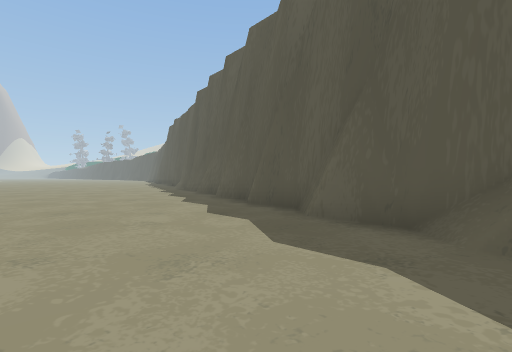
View 1 (above)

22 first-person views from a walk through a 3-D level made in the Unity game engine. The camera is 1.2 m above the floor, looks level and sees 85° across. The floor is counted in squares, 2 m on a side. Each view is taken from the middle of a square. On the plan, view 1 faces up. The plan holds only what a view shows up to about 9 squares ahead; the rest is blank. The place goes on beyond the plan. Some surface patterns are stand-ins.

View 2
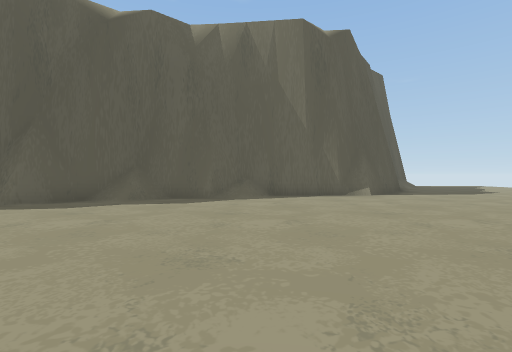

View 3
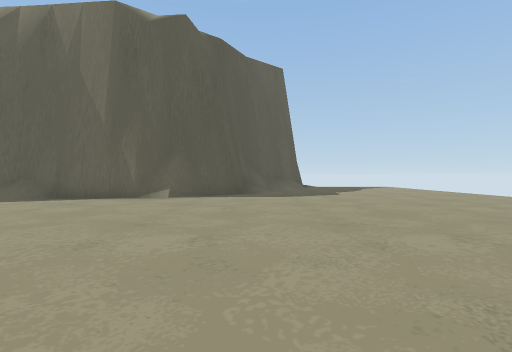

View 4
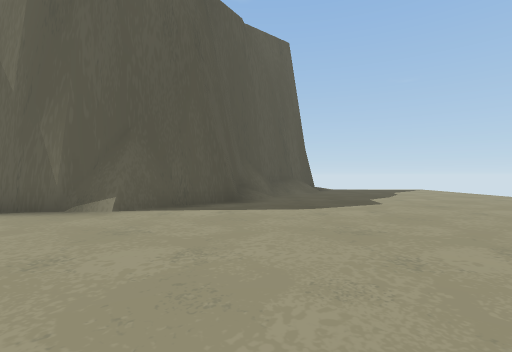

View 5
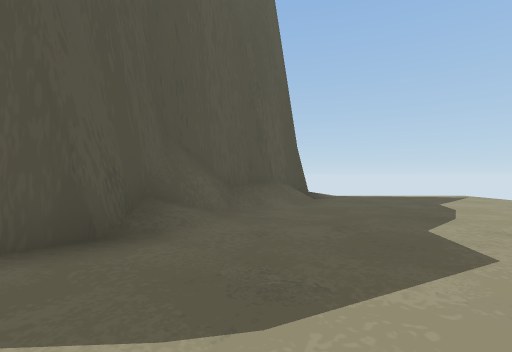

View 6
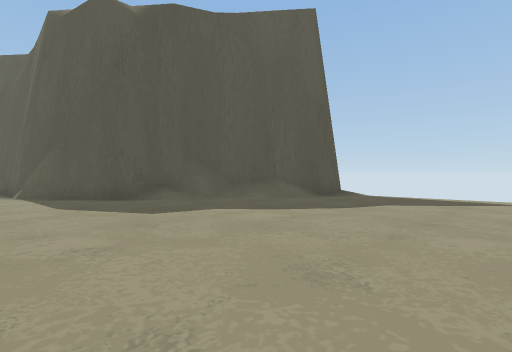

View 7
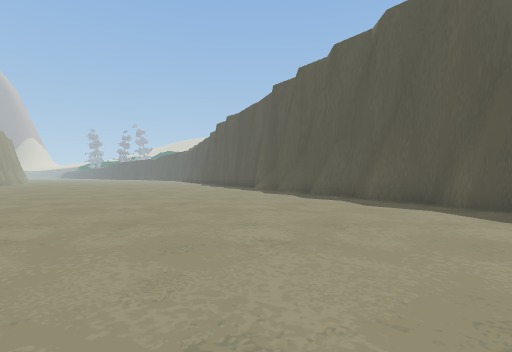

View 8
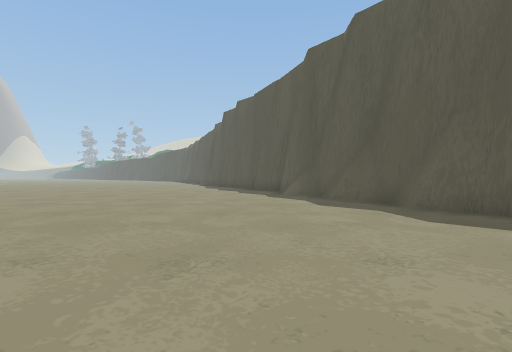

View 9
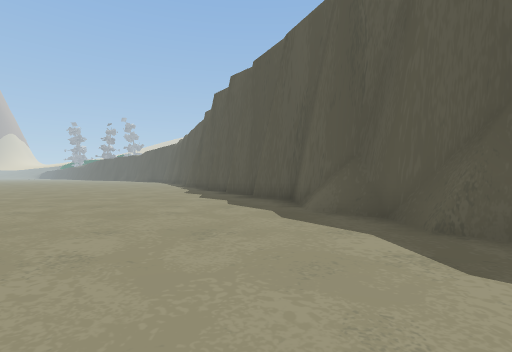

View 10
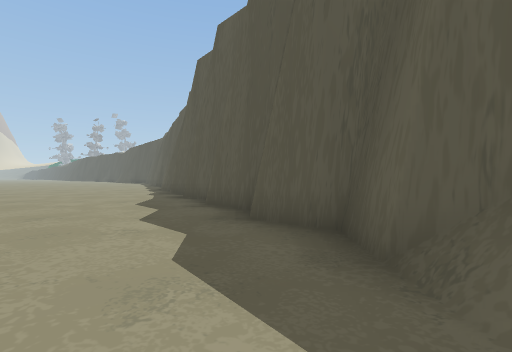

View 11
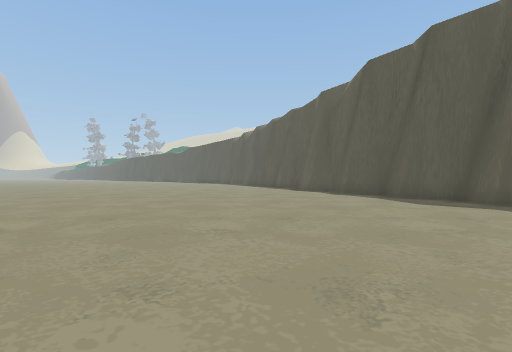

View 12
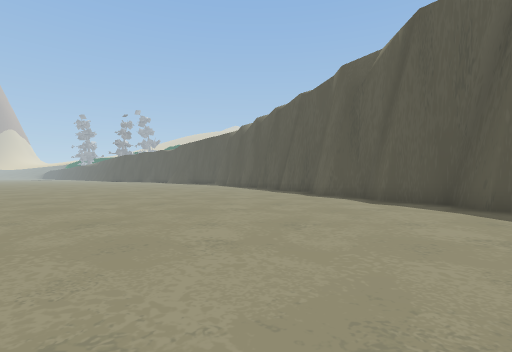

View 13
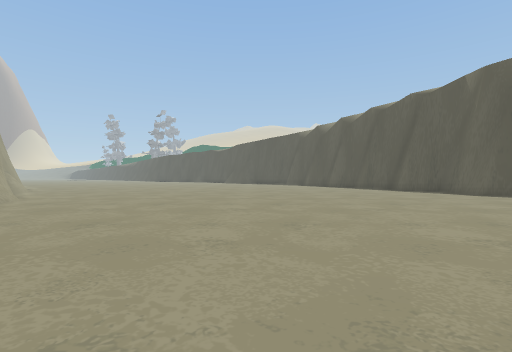

View 14
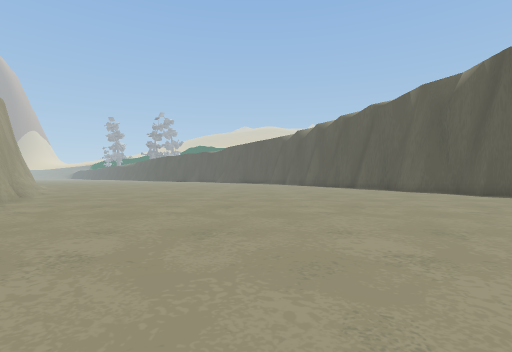

View 15
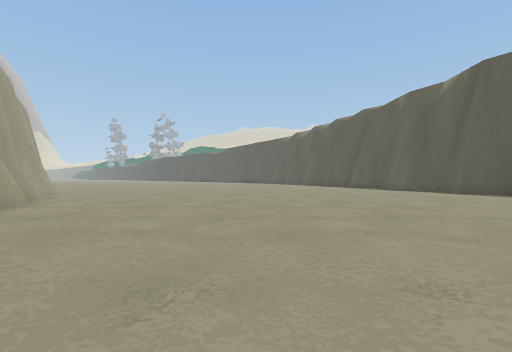

View 16
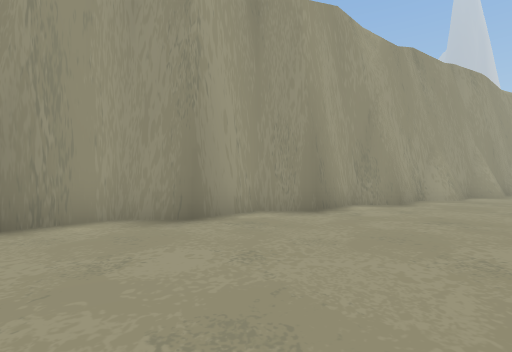

View 17
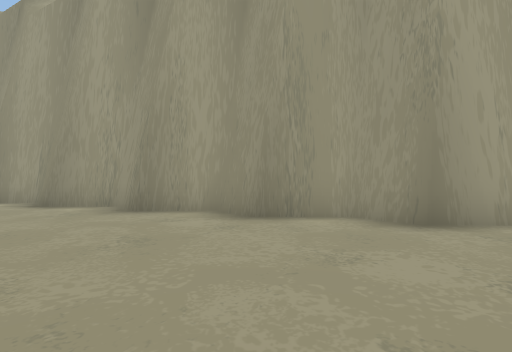

View 18
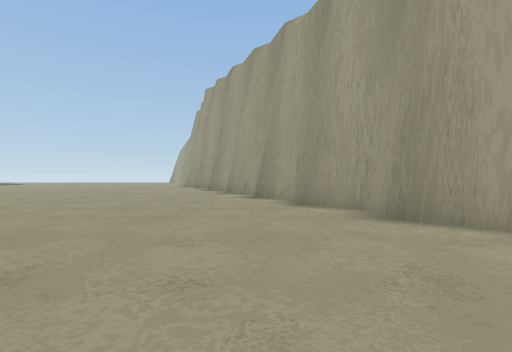

View 19
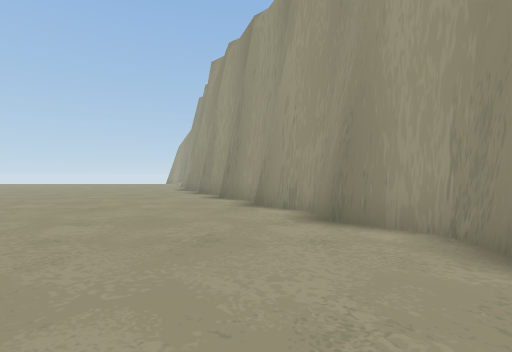

View 20
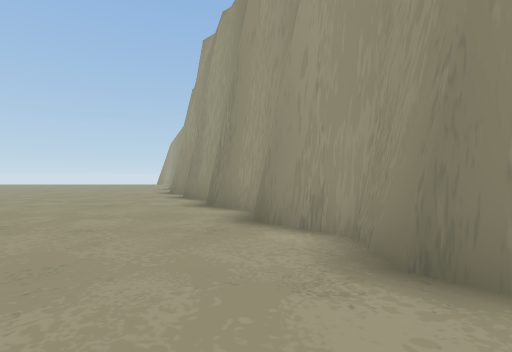

View 21
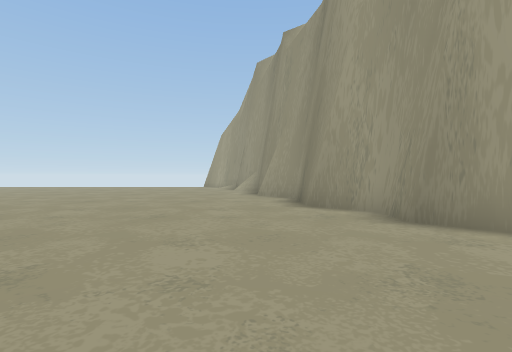

View 22
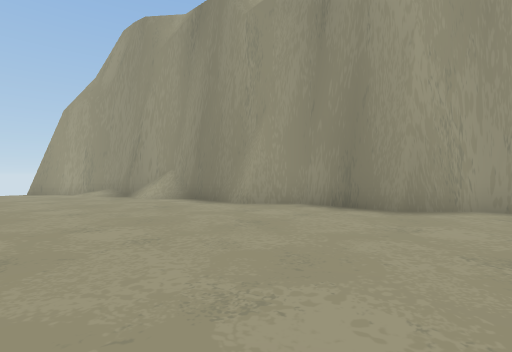

### Floor plan
Key: @ floor where view 1 was taken; # wall or solid block; . main floor; : floor 10.75 m higher than the main floor; + floor 11.5 m higher than the main floor; / step, stairs or slope; = window, fence, low wall or low ledge; v drop or lower ground.
Columns run from 22 left of view 1 to 11 right of it. Each row starts with its distance up from view 1.
 25 .............##/
 24 ..............#v
 23 =.............#v
 22 #..............#/
 21 ##.............#v
 20 v#..............#/
 19  ##.............#v
 18  v#..............#/
 17  /##.............#v
 16   /#..............#/
 15   /##.............#v
 14    /#.............##/
 13     /#.............#v
 12     /#.............##/
 11      /#.............#v
 10      /#.............##:
  9       v#.............#v
  8       /#.............##
  7        v#.............#v
  6        /#.............##
  5         v#.............#v
  4         /#.............##=
  3          ##.............##+
  2          /#.............=#v
  1           ##.............#v
  0           /#..........@..##
 -1            ##.............#
 -2            /#.............#
 -3             ##............#=
 -4             v#............#v
 -5              ##...........##vv
 -6              v#............###v
 -7              v#..............###v
 -8              v##...............##v
 -9                #................##
-10               v#.... .............
-11               v#....  ............
-12                ##...   ...........
-13                 #..     ..........
-14                 ##.      .........

Where each view was taken, in squares from view 1:
view 1: 0 up, 0 right, facing up
view 2: 1 down, 5 left, facing right
view 3: 7 down, 4 left, facing right
view 4: 7 down, 1 left, facing right
view 5: 8 down, 3 right, facing right
view 6: 14 down, 3 right, facing up-right
view 7: 1 up, 4 left, facing up
view 8: 5 up, 5 left, facing up
view 9: 9 up, 5 left, facing up
view 10: 13 up, 5 left, facing up
view 11: 13 up, 11 left, facing up
view 12: 16 up, 11 left, facing up
view 13: 16 up, 16 left, facing up
view 14: 14 up, 15 left, facing up
view 15: 13 up, 15 left, facing up
view 16: 12 up, 12 left, facing left
view 17: 12 up, 12 left, facing down-left
view 18: 11 up, 12 left, facing down
view 19: 7 up, 11 left, facing down
view 20: 5 up, 11 left, facing down
view 21: 1 up, 7 left, facing down
view 22: 3 down, 3 left, facing down-left
